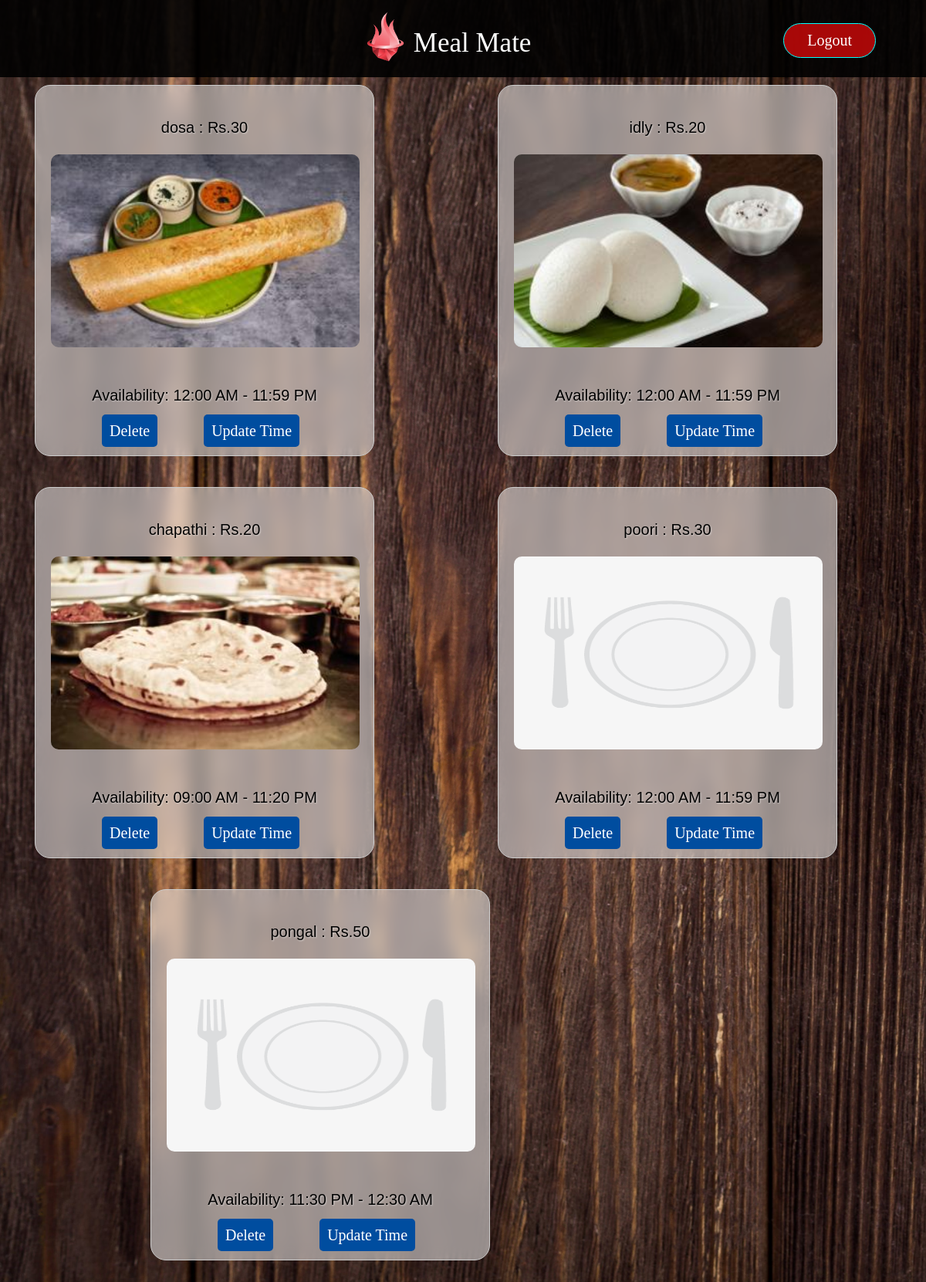
The app's page /viewMenu (signed in), older data.
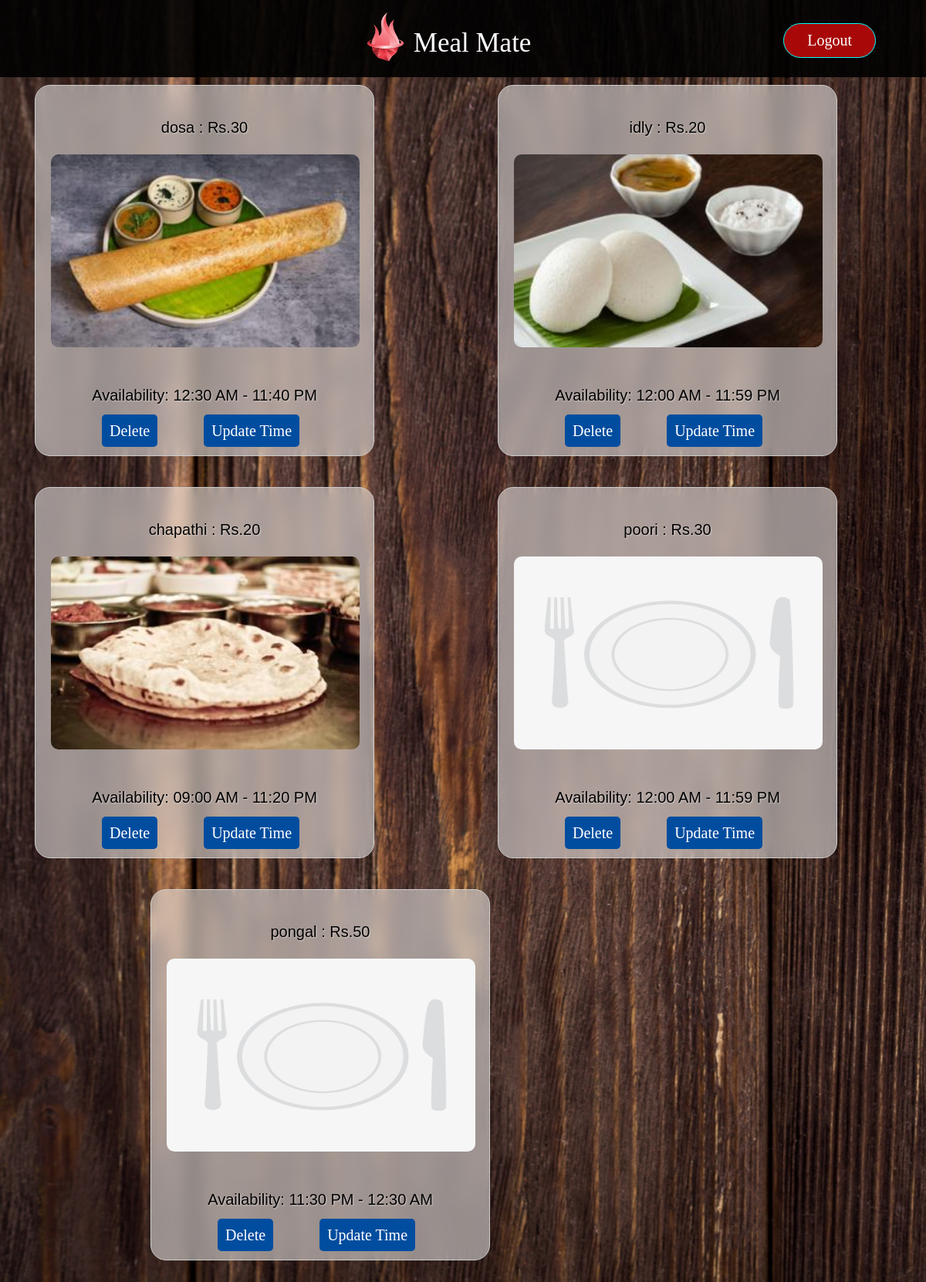
The same page, newer data.
### app.py (models this page shows, shortened)
class menu(db.Model):
    __tablename__ = "menu"
    id = db.Column(db.Integer,primary_key=True)
    name = db.Column(db.Text)
    price = db.Column(db.Integer)
    image = db.Column(db.Text, default='default.png')
    from_time = db.Column(db.Text)
    to_time = db.Column(db.Text)
    abs_from_time = db.Column(db.Time)
    abs_to_time = db.Column(db.Time)

### app.py (the view)
@app.route('/viewMenu')
@login_required
def viewMenu():
    if current_user.is_authenticated and current_user.role == 'employee':
        compMenu = menu.query.all()
        op=0
        return render_template('viewMenu.html', compMenu=compMenu,op=op)
    else:
        return 'Entry Restricted! Only Employees Allowed'

### app.py (called while the page is built)
@login_manager.user_loader
def load_user(id):
    return signup.query.get(id)

### templates/viewMenu.html (shortened to what this page needs)
{% extends 'base.html' %}
{% block content %}
<body class="view_menu">
    {% for food in compMenu %}
    <div class="food_item">
        <div id="{{ food.id }}" class="view_list">
            <br />
            <p>{{food.name}} : Rs.{{food.price}}</p> <br>
            <img src="static/food_pics/{{food.image}}" width="400" height="250"/>
            <br><br>
            <p>Availability: {{food.from_time}} - {{food.to_time}}</p>
            <br />
            <a href="/deleteMenu/{{food.id}}">Delete</a> &nbsp;&nbsp;&nbsp;&nbsp;
            <a href="/updateTime/{{food.id}}">Update Time</a>
        </div>
    </div>
    <br /><br />
    {% endfor %}
</body>
{% endblock %}

### templates/base.html (shortened to what this page needs)
<!DOCTYPE html>
<html lang="en">
  <head>
    <link rel="stylesheet" href="static/main.css" />
  </head>
  <body>
    <nav class="navigation">
      <ul class="nav">
        <li class="menu_icon">
          <a href="" onclick="showSideBar(event)" class="show_button"
            ><img src="static\menu_icon.png" alt="" class="show_button"
          /></a>
        </li>
        <li class="nav_img">
          <img src="static/logo.png" alt="" />
          <p>Meal Mate</p>
        </li>
        <li class="logOut">
            <a href="/logout">
              <p>Logout</p></a
            >
        </li>
      </ul>
    </nav>
    {% block content %} {% endblock %}
  </body>
</html>

### static/main.css (style rules this page uses)
* { margin: 0px; padding: 0px; }
.navigation { width: 100%; height: 100px; background-color: rgba(0, 0, 0, 0.899); opacity: 1; transition: opacity 0.3s ease-in-out; }
.nav { display: flex; list-style: none; align-items: center; vertical-align: middle; justify-content: space-between; }
.menu_icon { padding-left: 2%; margin-bottom: 10px; }
.nav_img { height: 100px; width: 33%; padding-left: 33%; padding-right: 25%; }
.nav_img img { min-width: 30px; min-height: 40px; max-width: 130px; max-height: 70px; display: inline; padding-top: 5px; }
.nav_img p { display: inline; font-size: 35px; vertical-align: 16px; color: white; }
.nav a img { min-width: 50px; min-height: 50px; padding-right: 0px; }
.logOut { margin-right: 65px; }
.logOut a { clear: both; float: left; border: 1px solid aqua; border-radius: 30px; padding: 10px; margin-top: 30px; margin-bottom: 40px; padding-left: 30px; padding-right: 30px; background-color: rgba(198, 9, 9, 0.845); color: white; font-weight: 500; margin-left: 5px; font-size: 20px; text-decoration: none; }
.view_menu { background-image: url("viewmenu_bg.jpg"); background-position: center; background-repeat: initial; background-size: cover; display: flex; flex-wrap: wrap; justify-content: space-around; }
.food_item { display: flex; flex-wrap: wrap; margin-bottom: 20px; }
.view_list { width: 440px; margin: 10px; padding: 20px; border: 1px solid #ccc; box-sizing: border-box; backdrop-filter: blur(10px); text-align: center; font-size: 20px; background-color: rgba(255, 255, 255, 0.5); border-radius: 20px; }
.view_list p { font-family: Arial, sans-serif; color: #000000; text-shadow: 1px 1px 2px rgba(255, 255, 255, 0.5); }
.view_list a { color: #033980; text-decoration: none; transition: color 0.1s ease; }
.view_list img { display: block; margin-bottom: 5px; border-radius: 10px; }
.view_list a { text-decoration: none; color: #ffffff; margin-right: 10px; background-color: #004d9f; padding: 10px; border-radius: 5px; }
.food_item a + a { margin-left: 20px; }

Row changes from the older to the newer data that the page shows:
changed menu "dosa": from_time "12:00 AM" → "12:30 AM"; to_time "11:59 PM" → "11:40 PM"
